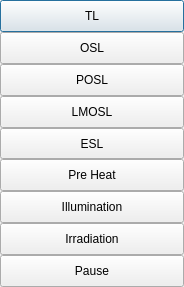
<?xml version="1.0" encoding="UTF-8"?>
<ui version="4.0">
 <class>processes</class>
 <widget class="QDialog" name="processes">
  <property name="geometry">
   <rect>
    <x>0</x>
    <y>0</y>
    <width>184</width>
    <height>287</height>
   </rect>
  </property>
  <property name="windowTitle">
   <string>Processes</string>
  </property>
  <layout class="QVBoxLayout" name="verticalLayout">
   <property name="spacing">
    <number>0</number>
   </property>
   <property name="leftMargin">
    <number>0</number>
   </property>
   <property name="topMargin">
    <number>0</number>
   </property>
   <property name="rightMargin">
    <number>0</number>
   </property>
   <property name="bottomMargin">
    <number>0</number>
   </property>
   <item>
    <widget class="QPushButton" name="push_button_tl">
     <property name="sizePolicy">
      <sizepolicy hsizetype="Expanding" vsizetype="Expanding">
       <horstretch>0</horstretch>
       <verstretch>0</verstretch>
      </sizepolicy>
     </property>
     <property name="text">
      <string notr="true">TL</string>
     </property>
    </widget>
   </item>
   <item>
    <widget class="QPushButton" name="push_button_osl">
     <property name="sizePolicy">
      <sizepolicy hsizetype="Expanding" vsizetype="Expanding">
       <horstretch>0</horstretch>
       <verstretch>0</verstretch>
      </sizepolicy>
     </property>
     <property name="text">
      <string notr="true">OSL</string>
     </property>
    </widget>
   </item>
   <item>
    <widget class="QPushButton" name="push_button_posl">
     <property name="sizePolicy">
      <sizepolicy hsizetype="Expanding" vsizetype="Expanding">
       <horstretch>0</horstretch>
       <verstretch>0</verstretch>
      </sizepolicy>
     </property>
     <property name="text">
      <string notr="true">POSL</string>
     </property>
    </widget>
   </item>
   <item>
    <widget class="QPushButton" name="push_button_lmosl">
     <property name="sizePolicy">
      <sizepolicy hsizetype="Expanding" vsizetype="Expanding">
       <horstretch>0</horstretch>
       <verstretch>0</verstretch>
      </sizepolicy>
     </property>
     <property name="text">
      <string notr="true">LMOSL</string>
     </property>
    </widget>
   </item>
   <item>
    <widget class="QPushButton" name="push_button_esl">
     <property name="sizePolicy">
      <sizepolicy hsizetype="Expanding" vsizetype="Expanding">
       <horstretch>0</horstretch>
       <verstretch>0</verstretch>
      </sizepolicy>
     </property>
     <property name="text">
      <string notr="true">ESL</string>
     </property>
    </widget>
   </item>
   <item>
    <widget class="QPushButton" name="push_button_pre_heat">
     <property name="sizePolicy">
      <sizepolicy hsizetype="Expanding" vsizetype="Expanding">
       <horstretch>0</horstretch>
       <verstretch>0</verstretch>
      </sizepolicy>
     </property>
     <property name="text">
      <string notr="true">Pre Heat</string>
     </property>
    </widget>
   </item>
   <item>
    <widget class="QPushButton" name="push_button_illumination">
     <property name="sizePolicy">
      <sizepolicy hsizetype="Expanding" vsizetype="Expanding">
       <horstretch>0</horstretch>
       <verstretch>0</verstretch>
      </sizepolicy>
     </property>
     <property name="text">
      <string notr="true">Illumination</string>
     </property>
    </widget>
   </item>
   <item>
    <widget class="QPushButton" name="push_button_irradiation">
     <property name="sizePolicy">
      <sizepolicy hsizetype="Expanding" vsizetype="Expanding">
       <horstretch>0</horstretch>
       <verstretch>0</verstretch>
      </sizepolicy>
     </property>
     <property name="text">
      <string notr="true">Irradiation</string>
     </property>
    </widget>
   </item>
   <item>
    <widget class="QPushButton" name="push_button_pause">
     <property name="sizePolicy">
      <sizepolicy hsizetype="Expanding" vsizetype="Expanding">
       <horstretch>0</horstretch>
       <verstretch>0</verstretch>
      </sizepolicy>
     </property>
     <property name="text">
      <string notr="true">Pause</string>
     </property>
    </widget>
   </item>
  </layout>
 </widget>
 <resources/>
 <connections/>
</ui>
